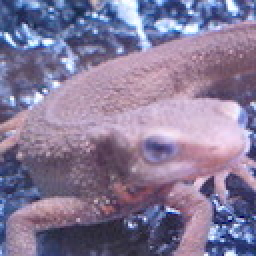
//> input picture assets/imori.jpg, 128 x 128 px (shown 2 times larger)
$ ./median_filter_test   (built with g++ and OpenCV 4)
//> lines starting //> are read from the running program, lines starting //| are printed output that depends on the picture
### cpp/advanced/image_defogging/dark_channel.hpp
#ifndef DARK_CHANNEL_HPP
#define DARK_CHANNEL_HPP

#include <opencv2/opencv.hpp>

namespace ip101 {
namespace advanced {

/**
 * @brief 暗通道去雾算法 (Dark Channel Prior)
 * @param src 输入图像
 * @param dst 输出图像
 * @param patch_size 局部区域的大小
 * @param omega 去雾强度参数 (0-1)
 * @param t0 透射率下限
 */
void dark_channel_defogging(const cv::Mat& src, cv::Mat& dst,
                           int patch_size = 15,
                           double omega = 0.95,
                           double t0 = 0.1);

/**
 * @brief 计算暗通道图像
 * @param src 输入彩色图像
 * @param dark 输出暗通道图像
 * @param patch_size 局部区域的大小
 */
void compute_dark_channel(const cv::Mat& src, cv::Mat& dark, int patch_size = 15);

/**
 * @brief 估计大气光照值
 * @param src 输入彩色图像
 * @param dark 暗通道图像
 * @param percent 用于估计的暗通道最亮像素的百分比
 * @return 估计的大气光照值(3通道)
 */
cv::Vec3d estimate_atmospheric_light(const cv::Mat& src, const cv::Mat& dark, double percent = 0.001);

/**
 * @brief 估计透射率图像
 * @param src 输入彩色图像
 * @param dark 暗通道图像
 * @param A 大气光照值
 * @param omega 去雾强度
 * @return 估计的透射率图像
 */
cv::Mat estimate_transmission(const cv::Mat& src, const cv::Mat& dark,
                             const cv::Vec3d& A, double omega);

/**
 * @brief 双边滤波改进的暗通道去雾算法
 * @param src 输入图像
 * @param dst 输出图像
 * @param patch_size 局部区域的大小
 * @param omega 去雾强度参数 (0-1)
 * @param t0 透射率下限
 */
void bilateral_dark_channel_defogging(const cv::Mat& src, cv::Mat& dst,
                                     int patch_size = 15,
                                     double omega = 0.95,
                                     double t0 = 0.1);

} // namespace advanced
} // namespace ip101

#endif // DARK_CHANNEL_HPP

### cpp/advanced/image_defogging/median_filter.hpp
#ifndef MEDIAN_FILTER_DEFOGGING_HPP
#define MEDIAN_FILTER_DEFOGGING_HPP

#include <opencv2/opencv.hpp>

namespace ip101 {
namespace advanced {

/**
 * @brief 中值滤波去雾算法
 * @param src 输入图像
 * @param dst 输出图像
 * @param kernel_size 中值滤波核大小
 * @param omega 去雾强度参数 (0-1)
 * @param t0 透射率下限
 */
void median_filter_defogging(const cv::Mat& src, cv::Mat& dst,
                            int kernel_size = 31,
                            double omega = 0.95,
                            double t0 = 0.1);

/**
 * @brief 基于Meng等人改进的中值滤波去雾算法
 * @param src 输入图像
 * @param dst 输出图像
 * @param kernel_size 中值滤波核大小
 * @param omega 去雾强度参数 (0-1)
 * @param t0 透射率下限
 * @param lambda 正则化参数
 */
void improved_median_filter_defogging(const cv::Mat& src, cv::Mat& dst,
                                     int kernel_size = 31,
                                     double omega = 0.95,
                                     double t0 = 0.1,
                                     double lambda = 0.001);

/**
 * @brief 自适应中值滤波去雾算法
 * @param src 输入图像
 * @param dst 输出图像
 * @param init_size 初始滤波核大小
 * @param max_size 最大滤波核大小
 * @param omega 去雾强度参数 (0-1)
 * @param t0 透射率下限
 */
void adaptive_median_filter_defogging(const cv::Mat& src, cv::Mat& dst,
                                     int init_size = 3,
                                     int max_size = 21,
                                     double omega = 0.95,
                                     double t0 = 0.1);

} // namespace advanced
} // namespace ip101

#endif // MEDIAN_FILTER_DEFOGGING_HPP

### cpp/advanced/image_defogging/dark_channel.cpp
#include <advanced/defogging/dark_channel.hpp>
#include <vector>
#include <algorithm>
#include <cmath>
#include <omp.h>

namespace ip101 {
namespace advanced {

// 计算暗通道图像
void compute_dark_channel(const cv::Mat& src, cv::Mat& dark, int patch_size) {
    CV_Assert(!src.empty() && src.channels() == 3);
    CV_Assert(patch_size > 0);

    // 初始化暗通道图像
    dark = cv::Mat(src.size(), CV_8UC1, cv::Scalar(255));

    // 分割BGR通道
    std::vector<cv::Mat> channels;
    cv::split(src, channels);

    int radius = patch_size / 2;

    // 对每个像素进行处理
    #pragma omp parallel for
    for (int y = 0; y < src.rows; y++) {
        for (int x = 0; x < src.cols; x++) {
            // 定义局部区域范围
            int start_y = std::max(0, y - radius);
            int end_y = std::min(src.rows - 1, y + radius);
            int start_x = std::max(0, x - radius);
            int end_x = std::min(src.cols - 1, x + radius);

            // 查找局部区域内三个通道的最小值
            uchar min_val = 255;

            for (int i = start_y; i <= end_y; i++) {
                for (int j = start_x; j <= end_x; j++) {
                    for (int c = 0; c < 3; c++) {
                        min_val = std::min(min_val, channels[c].at<uchar>(i, j));
                    }
                }
            }

            dark.at<uchar>(y, x) = min_val;
        }
    }
}

// 估计大气光照值
cv::Vec3d estimate_atmospheric_light(const cv::Mat& src, const cv::Mat& dark, double percent) {
    CV_Assert(!src.empty() && src.channels() == 3);
    CV_Assert(!dark.empty() && dark.channels() == 1);

    // 计算用于估计的像素数量
    int num_pixels = static_cast<int>(dark.rows * dark.cols * percent);
    num_pixels = std::max(1, num_pixels); // 至少一个像素

    // 创建暗通道值和对应索引的向量
    std::vector<std::pair<uchar, cv::Point>> dark_pixels;
    dark_pixels.reserve(dark.rows * dark.cols);

    for (int y = 0; y < dark.rows; y++) {
        for (int x = 0; x < dark.cols; x++) {
            dark_pixels.push_back(std::make_pair(dark.at<uchar>(y, x), cv::Point(x, y)));
        }
    }

    // 按暗通道值降序排序（越亮的在前面）
    std::partial_sort(dark_pixels.begin(), dark_pixels.begin() + num_pixels, dark_pixels.end(),
                     [](const std::pair<uchar, cv::Point>& a, const std::pair<uchar, cv::Point>& b) {
                         return a.first > b.first;
                     });

    // 在源图像中找到最亮的区域的平均值作为大气光照值
    double sum_b = 0, sum_g = 0, sum_r = 0;

    for (int i = 0; i < num_pixels; i++) {
        cv::Point p = dark_pixels[i].second;
        cv::Vec3b pixel = src.at<cv::Vec3b>(p);

        sum_b += pixel[0];
        sum_g += pixel[1];
        sum_r += pixel[2];
    }

    cv::Vec3d A(sum_b / num_pixels, sum_g / num_pixels, sum_r / num_pixels);
    return A;
}

// 估计透射率图像
cv::Mat estimate_transmission(const cv::Mat& src, const cv::Mat& dark, const cv::Vec3d& A, double omega) {
    CV_Assert(!src.empty() && src.channels() == 3);
    CV_Assert(!dark.empty() && dark.channels() == 1);

    // 创建归一化的图像
    cv::Mat normalized = cv::Mat(src.size(), CV_64FC3);

    // 归一化图像 (I / A)
    for (int y = 0; y < src.rows; y++) {
        for (int x = 0; x < src.cols; x++) {
            cv::Vec3b pixel = src.at<cv::Vec3b>(y, x);

            normalized.at<cv::Vec3d>(y, x)[0] = static_cast<double>(pixel[0]) / A[0];
            normalized.at<cv::Vec3d>(y, x)[1] = static_cast<double>(pixel[1]) / A[1];
            normalized.at<cv::Vec3d>(y, x)[2] = static_cast<double>(pixel[2]) / A[2];
        }
    }

    // 计算归一化图像的暗通道
    cv::Mat norm_dark;
    cv::Mat norm_dark_8u;

    normalized.convertTo(norm_dark_8u, CV_8UC3, 255.0);
    compute_dark_channel(norm_dark_8u, norm_dark);

    // 计算透射率图像 t(x) = 1 - omega * J_dark(x)
    cv::Mat transmission = cv::Mat(src.size(), CV_64FC1);

    for (int y = 0; y < src.rows; y++) {
        for (int x = 0; x < src.cols; x++) {
            double dark_val = static_cast<double>(norm_dark.at<uchar>(y, x)) / 255.0;
            transmission.at<double>(y, x) = 1.0 - omega * dark_val;
        }
    }

    return transmission;
}

// 主去雾函数
// [166 lines left out: functions dark_channel_defogging, bilateral_dark_channel_defogging, not called in this run]

} // namespace advanced
} // namespace ip101

### cpp/advanced/image_defogging/median_filter.cpp
#include <advanced/defogging/median_filter.hpp>
#include <advanced/defogging/dark_channel.hpp>
#include <vector>
#include <algorithm>
#include <cmath>
#include <omp.h>

namespace ip101 {
namespace advanced {

// 手动实现中值滤波（简化版，效率较低但易于理解）
// [145 lines left out: functions custom_median_filter, custom_adaptive_median_filter, not called in this run]

void median_filter_defogging(const cv::Mat& src, cv::Mat& dst, int kernel_size, double omega, double t0) {
    CV_Assert(!src.empty() && src.channels() == 3);
    CV_Assert(kernel_size > 0 && kernel_size % 2 == 1); // 必须是奇数
    CV_Assert(omega > 0 && omega <= 1.0 && t0 > 0 && t0 < 1.0);

    // 创建输出图像
    dst.create(src.size(), src.type());

    // 1. 计算暗通道
    cv::Mat dark;
    compute_dark_channel(src, dark, 15); // 使用固定的暗通道窗口大小

    // 2. 估计大气光照值
    cv::Vec3d A = estimate_atmospheric_light(src, dark);

    // 3. 估计粗透射率
    cv::Mat transmission = estimate_transmission(src, dark, A, omega);

    // 4. 应用中值滤波改进透射率图
    cv::Mat refined_transmission;

    // 使用OpenCV的中值滤波函数
    cv::medianBlur(transmission, refined_transmission, kernel_size);

    // 5. 限制最小透射率，避免过度去雾
    cv::max(refined_transmission, t0, refined_transmission);

    // 6. 应用大气散射模型恢复图像
    std::vector<cv::Mat> channels;
    cv::split(src, channels);

    std::vector<cv::Mat> recovered_channels(3);

    #pragma omp parallel for
    for (int c = 0; c < 3; c++) {
        // 转换到浮点数
        cv::Mat channel_f;
        channels[c].convertTo(channel_f, CV_64FC1);

        // 应用大气散射模型: J = (I - A) / t + A
        cv::Mat recovered = cv::Mat(src.size(), CV_64FC1);

        for (int y = 0; y < src.rows; y++) {
            for (int x = 0; x < src.cols; x++) {
                double val = channel_f.at<double>(y, x);
                double t = refined_transmission.at<double>(y, x);

                // 恢复无雾图像
                recovered.at<double>(y, x) = (val - A[c]) / t + A[c];
            }
        }

        // 裁剪到[0, 255]范围
        cv::Mat recovered_8u;
        recovered.convertTo(recovered_8u, CV_8UC1);
        recovered_channels[c] = recovered_8u;
    }

    // 合并通道
    cv::merge(recovered_channels, dst);
}

// [160 lines left out: functions improved_median_filter_defogging, adaptive_median_filter_defogging, not called in this run]

} // namespace advanced
} // namespace ip101

### examples/advanced/median_filter_test.cpp
#include <opencv2/opencv.hpp>
#include <iostream>
#include <chrono>
#include <cmath>
#include <vector>
#include <string>
#include <iomanip>
#include <filesystem>
#include "advanced/defogging/median_filter.hpp"
#include "advanced/defogging/dark_channel.hpp"

using namespace cv;
using namespace std;

int main(int argc, char** argv) {
    cout << "=== Median Filter Defogging Algorithm Test ===" << endl;

    // Load test image
    string image_path = (argc > 1) ? argv[1] : "assets/imori.jpg";
    Mat src = imread(image_path);
//> src is the input picture: 128 rows x 128 cols, CV_8UC3; mean B, G, R 152.8, 121.8, 134.1
    if (src.empty()) {
        cerr << "Error: Cannot load image " << image_path << endl;
        return -1;
    }

    cout << "Image size: " << src.size() << endl;
//| Image size: [128 x 128]
    cout << "Image type: " << src.type() << endl;
//| Image type: 16

    // Create output directory
    filesystem::create_directories("output/median_filter");

    // Declare all Mat and vector variables at the beginning of main function
    Mat hazy_image;
    Mat depthMap;
    Mat dst_median, dst_improved, dst_adaptive;
    Mat median_default, improved_default, adaptive_default;
    Mat comparison;
    Mat comparison_with_titles;
    Mat median_result, improved_result, adaptive_result;
    Mat diff;
    Mat gray_src, gray_result;
    Mat var_src, var_result, covar;
    Mat test_hazy, test_depth, test_float;
    vector<int> kernel_sizes;
    vector<double> omega_values;
    vector<double> t0_values;
    vector<double> lambda_values;
    vector<int> init_sizes;
    vector<int> max_sizes;
    vector<double> haze_strengths;
    vector<Mat> results;
    vector<string> method_names;
    vector<Mat> images;
    vector<Mat> test_channels;

    // Create hazy test image
    cout << "\n--- Creating Hazy Test Image ---" << endl;
    hazy_image = src.clone();
    int rows = hazy_image.rows;
//> rows = 128
    int cols = hazy_image.cols;
//> cols = 128

    // Create depth map
    depthMap = Mat::zeros(rows, cols, CV_32F);
    for (int i = 0; i < rows; ++i) {
        for (int j = 0; j < cols; ++j) {
            double distance = sqrt((i - rows/2) * (i - rows/2) + (j - cols/2) * (j - cols/2));
            double max_distance = sqrt((rows/2) * (rows/2) + (cols/2) * (cols/2));
            depthMap.at<float>(i, j) = distance / max_distance;
        }
    }
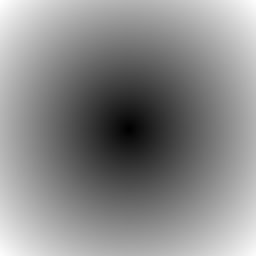
//> depthMap: 128 rows x 128 cols, CV_32FC1 (shown 2 times larger); min 0, max 1, mean 0.541

    // Apply haze effect
    double beta = 0.8;
    Vec3d A(255, 255, 255);

    Mat hazy_float;
    hazy_image.convertTo(hazy_float, CV_32F);
    vector<Mat> channels(3);
    split(hazy_float, channels);

    for (int c = 0; c < 3; ++c) {
        for (int i = 0; i < rows; ++i) {
            for (int j = 0; j < cols; ++j) {
                float transmission = exp(-beta * depthMap.at<float>(i, j));
                channels[c].at<float>(i, j) = channels[c].at<float>(i, j) * transmission + A[c] * (1 - transmission);
            }
        }
    }
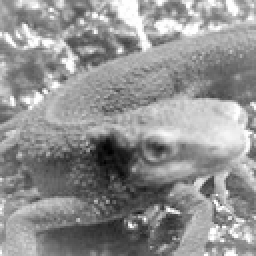
//> channels[0]: 128 rows x 128 cols, CV_32FC1 (shown 2 times larger); min 99.95, max 255, mean 188.6; drawn with min black and max white
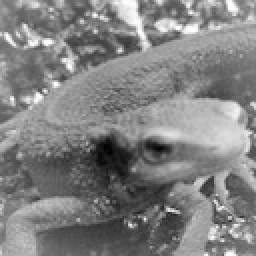
//> channels[1]: 128 rows x 128 cols, CV_32FC1 (shown 2 times larger); min 79.34, max 255, mean 168.8; drawn with min black and max white
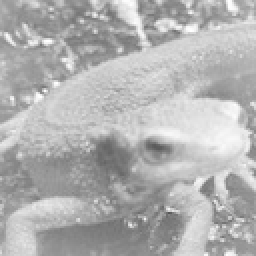
//> channels[2]: 128 rows x 128 cols, CV_32FC1 (shown 2 times larger); min 85.97, max 255, mean 178.1

    merge(channels, hazy_float);
    hazy_float.convertTo(hazy_image, CV_8U);
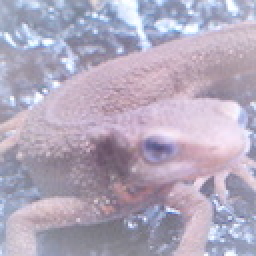
//> hazy_image: 128 rows x 128 cols, CV_8UC3 (shown 2 times larger); mean B, G, R 188.6, 168.8, 178.1

    imwrite("output/median_filter/hazy_original.jpg", hazy_image);
    cout << "Created hazy test image: output/median_filter/hazy_original.jpg" << endl;

    // Performance test
    cout << "\n--- Performance Test ---" << endl;
    int iterations = 3;
    chrono::high_resolution_clock::time_point start = chrono::high_resolution_clock::now();
    chrono::high_resolution_clock::time_point end = chrono::high_resolution_clock::now();
    chrono::microseconds duration_median = chrono::microseconds::zero();
    chrono::microseconds duration_improved = chrono::microseconds::zero();
    chrono::microseconds duration_adaptive = chrono::microseconds::zero();

    // Median filter defogging test
    start = chrono::high_resolution_clock::now();
    for (int i = 0; i < iterations; ++i) {
//> (the run ends here: the program stops with an error, at `cv::medianBlur(transmission, refined_transmission, kernel_size);`)

$ run again, with assets/1.jpg copied over assets/imori.jpg
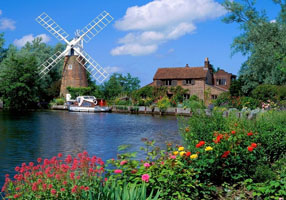
//> input picture assets/1.jpg, 286 x 200 px
//> src is the input picture: 200 rows x 286 cols, CV_8UC3; mean B, G, R 112.6, 108.2, 82.1
//| Image size: [286 x 200]
//| Image type: 16

$ run again, with assets/3.jpg copied over assets/imori.jpg
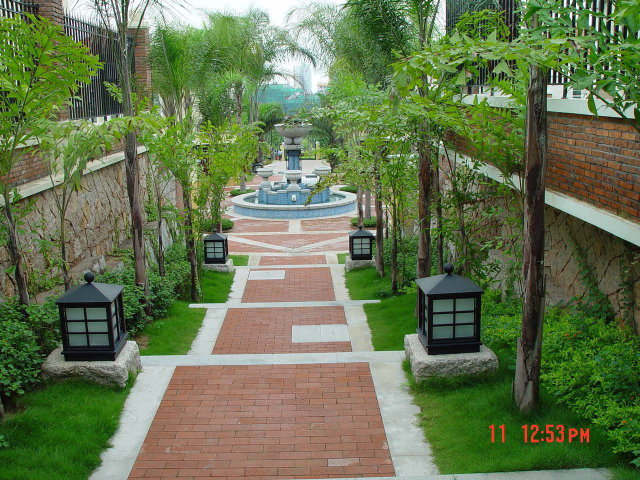
//> input picture assets/3.jpg, 1280 x 960 px (shown at 1/2 size)
//> src is the input picture: 960 rows x 1280 cols, CV_8UC3; mean B, G, R 79.2, 116.8, 101.5
//| Image size: [1280 x 960]
//| Image type: 16

$ run again, with assets/2.png saved as assets/imori.jpg
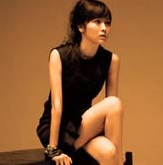
//> input picture assets/2.png, 163 x 165 px
//> src is the input picture: 165 rows x 163 cols, CV_8UC3; mean B, G, R 52.6, 95.2, 148
//| Image size: [163 x 165]
//| Image type: 16
